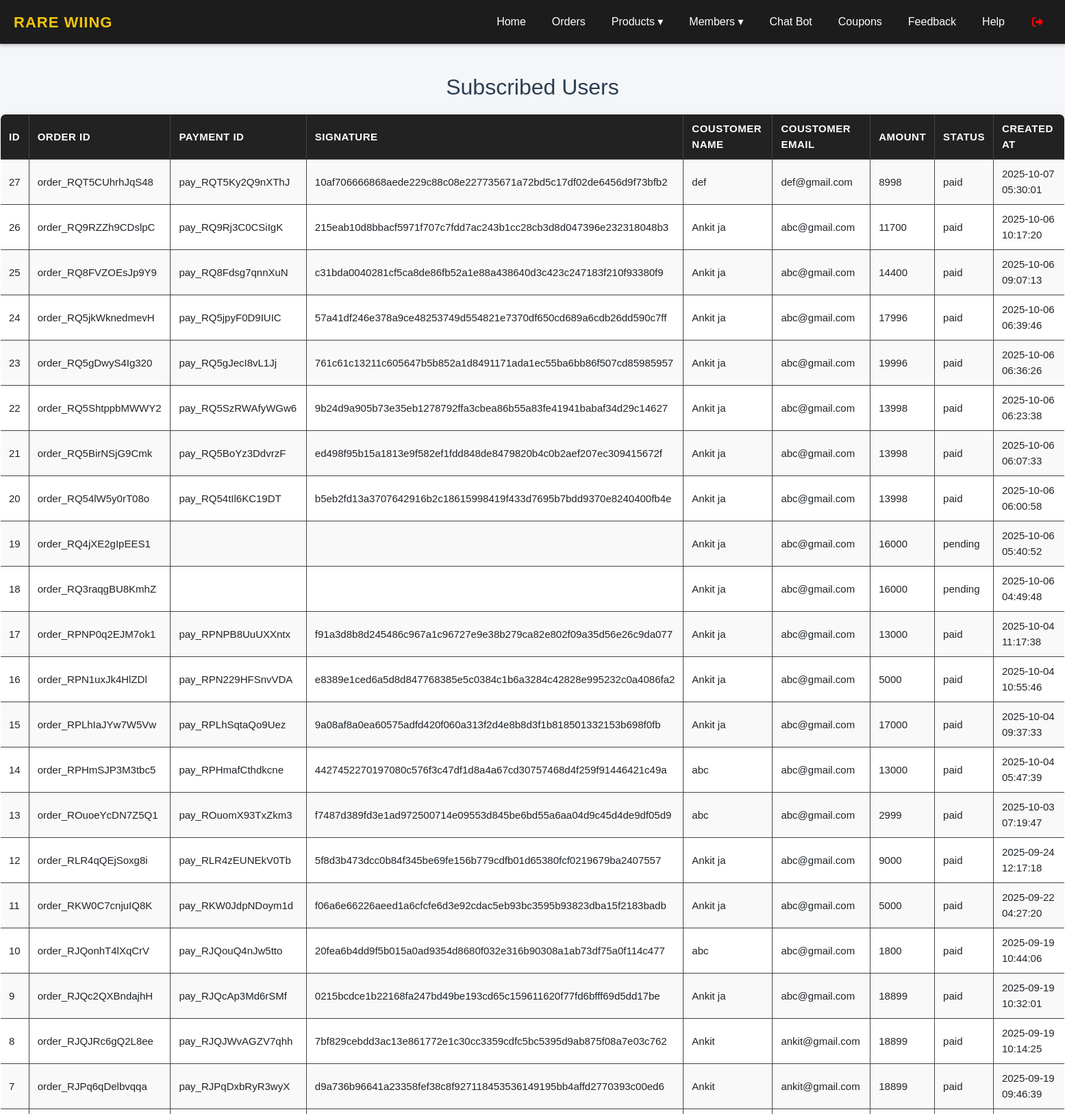
The app's page /admin/view_order.php (signed in, upper part) with its own data.
### tables this page shows
CREATE TABLE `orders` (
  `id` int(11) NOT NULL,
  `user_id` int(11) DEFAULT NULL,
  `order_id` varchar(100) NOT NULL,
  `payment_id` varchar(100) DEFAULT NULL,
  `signature` varchar(255) DEFAULT NULL,
  `customer_name` varchar(100) NOT NULL,
  `customer_email` varchar(100) NOT NULL,
  `customer_phone` varchar(20) NOT NULL,
  `city` varchar(100) NOT NULL,
  `state` varchar(100) NOT NULL,
  `pincode` varchar(20) NOT NULL,
  `address` text NOT NULL,
  `items` text DEFAULT NULL,
  `amount` int(11) NOT NULL,
  `status` enum('pending','paid','failed') DEFAULT 'pending',
  `created_at` timestamp NOT NULL DEFAULT current_timestamp()
);

### admin/view_order.php (the view, shortened to what this page needs)
<?php
include("header.php");
$sql = "SELECT * FROM orders ORDER BY id DESC";
$result = mysqli_query($conn, $sql);
?>
<!DOCTYPE html>
<html lang="en">
<head>
</head>
<body>
      <br>
    <h2>Subscribed Users</h2>
    <table>
        <tr>
            <th>ID</th>
            <th>Order Id</th>
            <th>Payment Id</th>
            <th>Signature</th>
            <th>Coustomer Name</th>
            <th>Coustomer Email</th>
            <th>Amount</th>
            <th>Status</th>
            <th>created At</th>
        </tr>
        <?php
        if (mysqli_num_rows($result) > 0) {
            while ($row = mysqli_fetch_assoc($result)) {
                echo "<tr>";
                echo "<td>" . $row['id'] . "</td>";
                echo "<td>" . htmlspecialchars($row['order_id']) . "</td>";
                echo "<td>" . htmlspecialchars($row['payment_id']) . "</td>";
                echo "<td>" . htmlspecialchars($row['signature']) . "</td>";
                echo "<td>" . htmlspecialchars($row['customer_name']) . "</td>";
                echo "<td>" . htmlspecialchars($row['customer_email']) . "</td>";
                echo "<td>" . htmlspecialchars($row['amount']) . "</td>";
                echo "<td>" . htmlspecialchars($row['status']) . "</td>";
                echo "<td>" . $row['created_at'] . "</td>";
                echo "</tr>";
            }
        } else {
            echo "<tr><td colspan='6'>No Oredr</td></tr>";
        }
        ?>
    </table>
</body>
</html>

### admin/css/style.css (style rules this page uses)
* { margin: 0; padding: 0; box-sizing: border-box; }
body { font-family: "Nunito Sans", Arial, sans-serif; background: #f5f6fa; margin: 0; }
h2 { padding-top: 20px; text-align: center; color: #2c3e50; }
table { width: 100%; border-collapse: collapse; margin-top: 20px; background: #fff; border-radius: 8px; overflow: hidden; box-shadow: 0 2px 6px rgba(0, 0, 0, 0.1); }
table, th, td { border: 1px solid #444; }
th, td { padding: 10px 12px; text-align: left; font-size: 15px; }
th { background: #222; color: #fff; text-transform: uppercase; letter-spacing: 0.5px; }
tr:nth-child(even) { background: #f9f9f9; }

### records on screen
orders: id "27", order "order_RQT5CUhrhJqS48", payment "pay_RQT5Ky2Q9nXThJ", signature "10af706666868aede229c88c08e227735671a72bd5c17df02de6456d9f73bfb2", customer_name "def", customer_email "def@gmail.com", amount "8998", status "paid", created_at "2025-10-07 05:30:01"
orders: id "26", order "order_RQ9RZZh9CDslpC", payment "pay_RQ9Rj3C0CSiIgK", signature "215eab10d8bbacf5971f707c7fdd7ac243b1cc28cb3d8d047396e232318048b3", customer_name "Ankit ja", customer_email "abc@gmail.com", amount "11700", status "paid", created_at "2025-10-06 10:17:20"
orders: id "25", order "order_RQ8FVZOEsJp9Y9", payment "pay_RQ8Fdsg7qnnXuN", signature "c31bda0040281cf5ca8de86fb52a1e88a438640d3c423c247183f210f93380f9", customer_name "Ankit ja", customer_email "abc@gmail.com", amount "14400", status "paid", created_at "2025-10-06 09:07:13"
orders: id "24", order "order_RQ5jkWknedmevH", payment "pay_RQ5jpyF0D9IUIC", signature "57a41df246e378a9ce48253749d554821e7370df650cd689a6cdb26dd590c7ff", customer_name "Ankit ja", customer_email "abc@gmail.com", amount "17996", status "paid", created_at "2025-10-06 06:39:46"
orders: id "23", order "order_RQ5gDwyS4Ig320", payment "pay_RQ5gJecI8vL1Jj", signature "761c61c13211c605647b5b852a1d8491171ada1ec55ba6bb86f507cd85985957", customer_name "Ankit ja", customer_email "abc@gmail.com", amount "19996", status "paid", created_at "2025-10-06 06:36:26"
orders: id "22", order "order_RQ5ShtppbMWWY2", payment "pay_RQ5SzRWAfyWGw6", signature "9b24d9a905b73e35eb1278792ffa3cbea86b55a83fe41941babaf34d29c14627", customer_name "Ankit ja", customer_email "abc@gmail.com", amount "13998", status "paid", created_at "2025-10-06 06:23:38"
orders: id "21", order "order_RQ5BirNSjG9Cmk", payment "pay_RQ5BoYz3DdvrzF", signature "ed498f95b15a1813e9f582ef1fdd848de8479820b4c0b2aef207ec309415672f", customer_name "Ankit ja", customer_email "abc@gmail.com", amount "13998", status "paid", created_at "2025-10-06 06:07:33"
orders: id "20", order "order_RQ54lW5y0rT08o", payment "pay_RQ54tIl6KC19DT", signature "b5eb2fd13a3707642916b2c18615998419f433d7695b7bdd9370e8240400fb4e", customer_name "Ankit ja", customer_email "abc@gmail.com", amount "13998", status "paid", created_at "2025-10-06 06:00:58"
orders: id "19", order "order_RQ4jXE2gIpEES1", customer_name "Ankit ja", customer_email "abc@gmail.com", amount "16000", status "pending", created_at "2025-10-06 05:40:52"
orders: id "18", order "order_RQ3raqgBU8KmhZ", customer_name "Ankit ja", customer_email "abc@gmail.com", amount "16000", status "pending", created_at "2025-10-06 04:49:48"
orders: id "17", order "order_RPNP0q2EJM7ok1", payment "pay_RPNPB8UuUXXntx", signature "f91a3d8b8d245486c967a1c96727e9e38b279ca82e802f09a35d56e26c9da077", customer_name "Ankit ja", customer_email "abc@gmail.com", amount "13000", status "paid", created_at "2025-10-04 11:17:38"
orders: id "16", order "order_RPN1uxJk4HlZDl", payment "pay_RPN229HFSnvVDA", signature "e8389e1ced6a5d8d847768385e5c0384c1b6a3284c42828e995232c0a4086fa2", customer_name "Ankit ja", customer_email "abc@gmail.com", amount "5000", status "paid", created_at "2025-10-04 10:55:46"
orders: id "15", order "order_RPLhIaJYw7W5Vw", payment "pay_RPLhSqtaQo9Uez", signature "9a08af8a0ea60575adfd420f060a313f2d4e8b8d3f1b818501332153b698f0fb", customer_name "Ankit ja", customer_email "abc@gmail.com", amount "17000", status "paid", created_at "2025-10-04 09:37:33"
orders: id "14", order "order_RPHmSJP3M3tbc5", payment "pay_RPHmafCthdkcne", signature "4427452270197080c576f3c47df1d8a4a67cd30757468d4f259f91446421c49a", customer_name "abc", customer_email "abc@gmail.com", amount "13000", status "paid", created_at "2025-10-04 05:47:39"
orders: id "13", order "order_ROuoeYcDN7Z5Q1", payment "pay_ROuomX93TxZkm3", signature "f7487d389fd3e1ad972500714e09553d845be6bd55a6aa04d9c45d4de9df05d9", customer_name "abc", customer_email "abc@gmail.com", amount "2999", status "paid", created_at "2025-10-03 07:19:47"
orders: id "12", order "order_RLR4qQEjSoxg8i", payment "pay_RLR4zEUNEkV0Tb", signature "5f8d3b473dcc0b84f345be69fe156b779cdfb01d65380fcf0219679ba2407557", customer_name "Ankit ja", customer_email "abc@gmail.com", amount "9000", status "paid", created_at "2025-09-24 12:17:18"
orders: id "11", order "order_RKW0C7cnjuIQ8K", payment "pay_RKW0JdpNDoym1d", signature "f06a6e66226aeed1a6cfcfe6d3e92cdac5eb93bc3595b93823dba15f2183badb", customer_name "Ankit ja", customer_email "abc@gmail.com", amount "5000", status "paid", created_at "2025-09-22 04:27:20"
orders: id "10", order "order_RJQonhT4lXqCrV", payment "pay_RJQouQ4nJw5tto", signature "20fea6b4dd9f5b015a0ad9354d8680f032e316b90308a1ab73df75a0f114c477", customer_name "abc", customer_email "abc@gmail.com", amount "1800", status "paid", created_at "2025-09-19 10:44:06"
orders: id "9", order "order_RJQc2QXBndajhH", payment "pay_RJQcAp3Md6rSMf", signature "0215bcdce1b22168fa247bd49be193cd65c159611620f77fd6bfff69d5dd17be", customer_name "Ankit ja", customer_email "abc@gmail.com", amount "18899", status "paid", created_at "2025-09-19 10:32:01"
orders: id "8", order "order_RJQJRc6gQ2L8ee", payment "pay_RJQJWvAGZV7qhh", signature "7bf829cebdd3ac13e861772e1c30cc3359cdfc5bc5395d9ab875f08a7e03c762", customer_name "Ankit", customer_email "ankit@gmail.com", amount "18899", status "paid", created_at "2025-09-19 10:14:25"
orders: id "7", order "order_RJPq6qDelbvqqa", payment "pay_RJPqDxbRyR3wyX", signature "d9a736b96641a23358fef38c8f927118453536149195bb4affd2770393c00ed6", customer_name "Ankit", customer_email "ankit@gmail.com", amount "18899", status "paid", created_at "2025-09-19 09:46:39"
